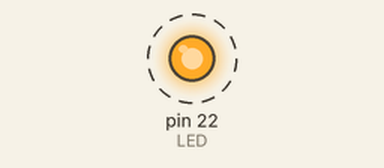
The sketch below on a simulated Arduino Mega 2560, built with avr-gcc and run on an emulated ATmega2560. Shown: output pins drawn as LEDs (lit = HIGH). Dashed ring = blinking.

Above: at 0.5 s.
Timing chart, 0 to 4.6 s (numbered marks = the images above):
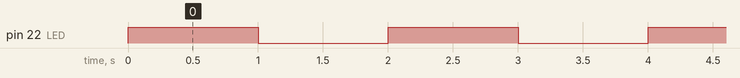

Measured:
- by itself, pin 22 (LED): alternates HIGH for 1.0 s and LOW for 1.0 s

The sketch:

Atividade2-2.ino
```cpp
const int LED = 22;  // Led externo no pino 22

void setup() {
  pinMode(LED, OUTPUT);
}


void loop() {
  digitalWrite(LED, HIGH);
  delay(1000);
  digitalWrite(LED, LOW);
  delay(1000);
}
```
